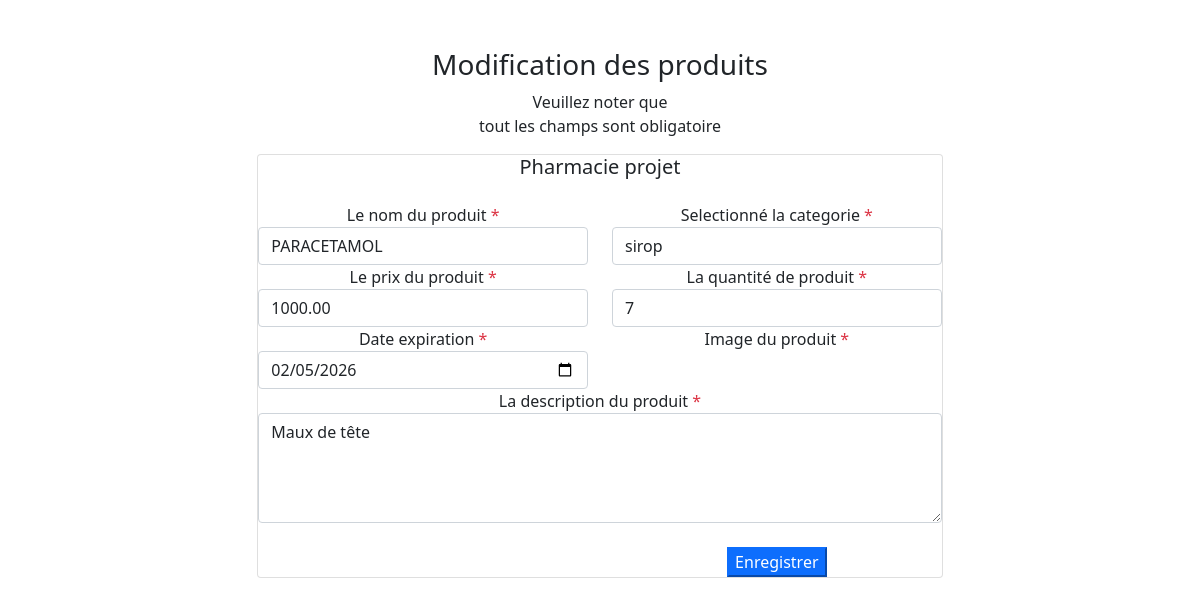
Page /modication/2/ (signed in) on the earlier database version.
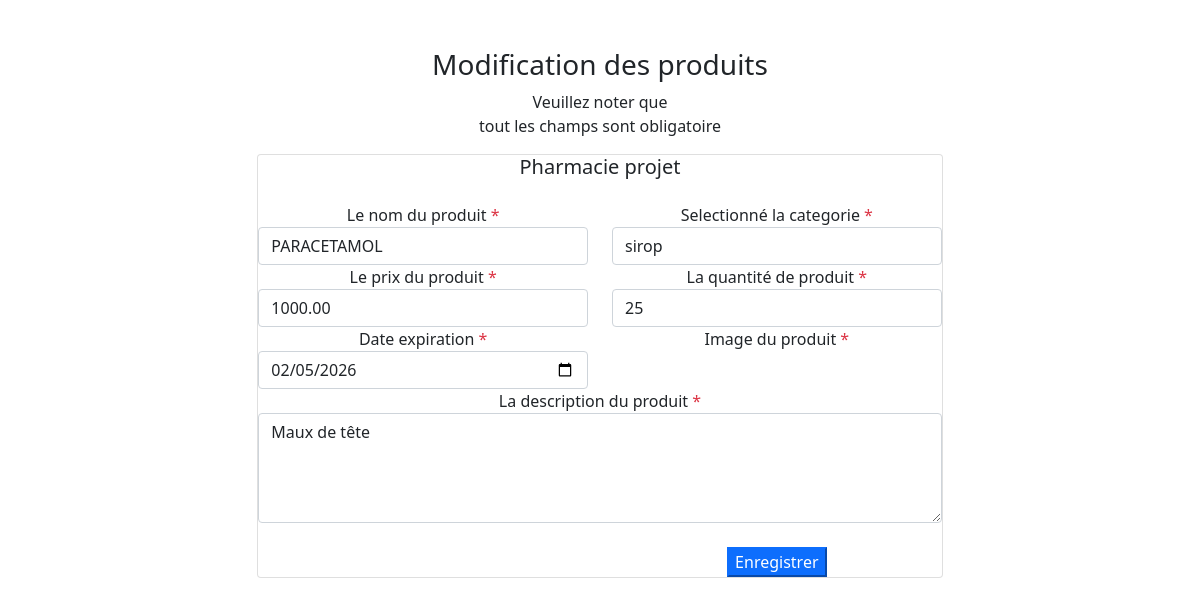
Same page on the later database version.
### Medicaments/models.py (models this page shows, shortened)
class Medoc(models.Model):
    name = models.CharField(max_length=100)  # ✅ plus de virgule
    category = models.ForeignKey(Categories, on_delete=models.CASCADE)
    price = models.DecimalField(max_digits=10, decimal_places=2)
    quantite = models.PositiveBigIntegerField(default=0)
    description = models.TextField()
    date_ajout = models.DateField(auto_now_add=True)
    date_expiration = models.DateField()
    img = models.ImageField(null=True, blank=True, upload_to='media/')
    is_active = models.BooleanField(default=True)
    class Meta:
        ordering = ['-date_ajout']

### Medicaments/views.py (the view)
# urls.py: path('modication/<int:pk>/', views.UpdateDonnees.as_view(), name='modifier'),
class UpdateDonnees(LoginRequiredMixin, UpdateView):
    model = Medoc
    form_class = AjoutProduit
    template_name = "Medicaments/modification.html"
    success_url = reverse_lazy("home")

### Medicaments/context_processors.py (called while the page is built)
def panier_counter(request):
    if request.user.is_authenticated:
        panier = Panier.objects.filter(user=request.user, is_active=True).first()
        if panier:
            count = panier.lignes.count()   # nb de lignes (produits différents)
        else:
            count = 0
    else:
        count = 0
    return {"panier_count": count}

### Medicaments/models.py (called while the page is built)
    def __str__(self):
        return self.name

### Medicaments/templates/Medicaments/modification.html (shortened to what this page needs)
{% load static %}
<!DOCTYPE html>
<html lang="fr">
<head>
    <link rel="stylesheet" href="{% static 'style.css' %}">
    <link rel="stylesheet" href="{% static 'bootstrap.min.css' %}">
    <link rel="stylesheet" href="{% static 'font-awesome.min.css' %}">
    <link rel="stylesheet" href="{% static 'css/style1.css' %}">
</head>
<body>
    <div class="container-fluid px-1 py-5 mx-auto">
        <div class="row d-flex justify-content-center">
            <div class="col-xl-7 col-lg-8 col-md-9 col-11 text-center">
                <h3>Modification des produits</h3>
                <p class="blue-text">Veuillez noter que <br> tout les champs sont obligatoire</p>
                <div class="card">
                    <h5 class="text-center mb-4">Pharmacie projet</h5>
                        <form class="form-card" method="POST" enctype="multipart/form-data">
                        <div class="row justify-content-between text-left">
                            <div class="form-group col-sm-6 flex-column d-flex">
                                 <label class="form-control-label px-3">Le nom du produit<span class="text-danger"> *</span></label>
                                 {{form.name}}
                                 </div>
                            <div class="form-group col-sm-6 flex-column d-flex"> <label class="form-control-label px-3">Selectionné la categorie<span class="text-danger"> *</span></label>
                                {{form.category}}
                             </div>
                        </div>
                        <div class="row justify-content-between text-left">
                            <div class="form-group col-sm-6 flex-column d-flex"> <label class="form-control-label px-3">Le prix du produit<span class="text-danger"> *</span></label>
                                {{form.price}}
                            </div>
                            <div class="form-group col-sm-6 flex-column d-flex"> <label class="form-control-label px-3">La quantité de produit<span class="text-danger"> *</span></label>
                                {{form.quantite}}
                            </div>
                        </div>
                        <div class="row justify-content-between text-left">
                            <div class="form-group col-sm-6 flex-column d-flex"> <label class="form-control-label px-3">Date expiration<span class="text-danger"> *</span></label>
                                {{form.date_expiration}}
                            </div>
                            <div class="form-group col-sm-6 flex-column d-flex"> <label class="form-control-label px-3">Image du produit<span class="text-danger"> *</span></label>
                            </div>
                        </div>
                        <div class="row justify-content-between text-left">
                            <div class="form-group col-12 flex-column d-flex"> <label class="form-control-label px-3">La description du produit <span class="text-danger"> *</span></label>
                                {{form.description}}
                            </div>
                        </div>
                        <br>
                        <div class="row justify-content-end">
                            <div class="form-group col-sm-6">
                                <input type="submit" class="btn-block btn-primary" value="Enregistrer">
                        </div>
                    </form>
                </div>
            </div>
        </div>
    </div>
</body>
</html>

### static/style.css (style rules this page uses)
html, body { height: auto !important; min-height: 100% !important; overflow-y: auto !important; }
* { box-sizing: border-box; }
:root { --app-bg: #101827; --sidebar: rgba(21, 30, 47,1); --sidebar-main-color: #fff; --table-border: #1a2131; --table-header: #1a2131; --app-content-main-color: #fff; --sidebar-link: #fff; --sidebar-active-link: #1d283c; --sidebar-hover-link: #1a2539; --action-color: #2869ff; --action-color-hover: #6291fd; --app-content-secondary-color: #1d283c; --filter-reset: #2c394f; --filter-shadow: rgba(16, 24, 39, 0.8) 0px 6px 12px -2px, rgba(0, 0, 0, 0.3) 0px 3px 7px -3px; }
body, html { margin: 0; padding: 0; height: 100%; width: 100%; }
body { overflow: hidden; font-family: "Poppins", sans-serif; background-color: var(--app-bg); -webkit-font-smoothing: antialiased; -moz-osx-font-smoothing: grayscale; }

Differences in the rows shown:
changed Medoc "PARACETAMOL": quantite "7" → "25"
